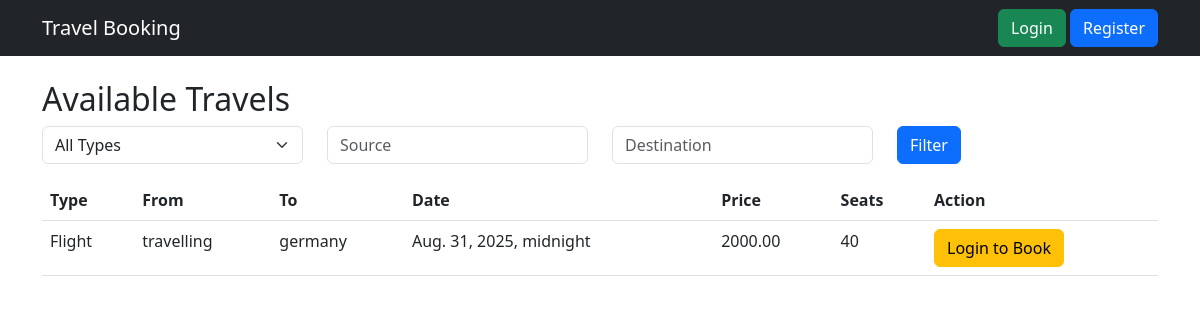
The app's page /, older data.
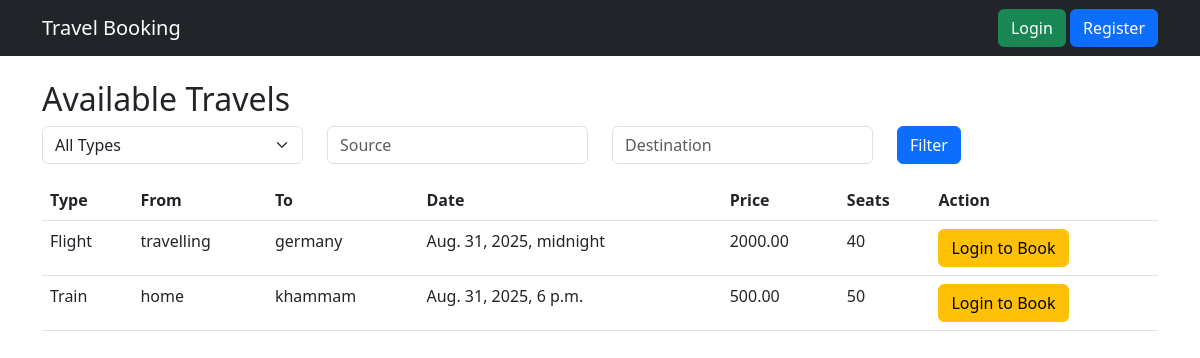
The same page, newer data.
### booking/models.py (models this page shows, shortened)
class TravelOption(models.Model):
    TRAVEL_TYPES = (
        ('Flight', 'Flight'),
        ('Train', 'Train'),
        ('Bus', 'Bus'),
    )
    type = models.CharField(max_length=20, choices=TRAVEL_TYPES)
    source = models.CharField(max_length=100)
    destination = models.CharField(max_length=100)
    date_time = models.DateTimeField()
    price = models.DecimalField(max_digits=8, decimal_places=2)
    available_seats = models.IntegerField()

### booking/views.py (the view)
# urls.py: path("", views.home, name="home"),
def home(request):
    travels = TravelOption.objects.all()
    travel_type = request.GET.get("type")
    source = request.GET.get("source")
    destination = request.GET.get("destination")
    if travel_type and travel_type != "All":
        travels = travels.filter(type=travel_type)
    if source:
        travels = travels.filter(source__icontains=source)
    if destination:
        travels = travels.filter(destination__icontains=destination)
    return render(request, "booking/home.html", {"travels": travels})

### booking/templates/booking/home.html (shortened to what this page needs)
{% extends "booking/base.html" %}
{% block content %}
<h2>Available Travels</h2>
<form method="get" class="row mb-3">
    <div class="col">
        <select name="type" class="form-select">
            <option value="All">All Types</option>
        </select>
    </div>
    <div class="col">
        <input type="text" name="source" class="form-control" placeholder="Source">
    </div>
    <div class="col">
        <input type="text" name="destination" class="form-control" placeholder="Destination">
    </div>
    <div class="col">
        <button type="submit" class="btn btn-primary">Filter</button>
    </div>
</form>
<table class="table">
    <tr>
        <th>Type</th>
        <th>From</th>
        <th>To</th>
        <th>Date</th>
        <th>Price</th>
        <th>Seats</th>
        <th>Action</th>
    </tr>
    {% for travel in travels %}
    <tr>
        <td>{{ travel.type }}</td>
        <td>{{ travel.source }}</td>
        <td>{{ travel.destination }}</td>
        <td>{{ travel.date_time }}</td>
        <td>{{ travel.price }}</td>
        <td>{{ travel.available_seats }}</td>
        <td>
            {% if user.is_authenticated %}
                <a href="{% url 'book_travel' travel.id %}" class="btn btn-warning">Book</a>
            {% else %}
                <a href="{% url 'login' %}" class="btn btn-warning">Login to Book</a>
            {% endif %}
        </td>
    </tr>
    {% empty %}
    <tr>
        <td colspan="7" class="text-center">No travels found</td>
    </tr>
    {% endfor %}
</table>
{% endblock %}

Row changes from the older to the newer data that the page shows:
added TravelOption: type "Train", source "home", destination "khammam", date_time "Aug. 31, 2025, 6 p.m.", price "500.00", available_seats "50"
